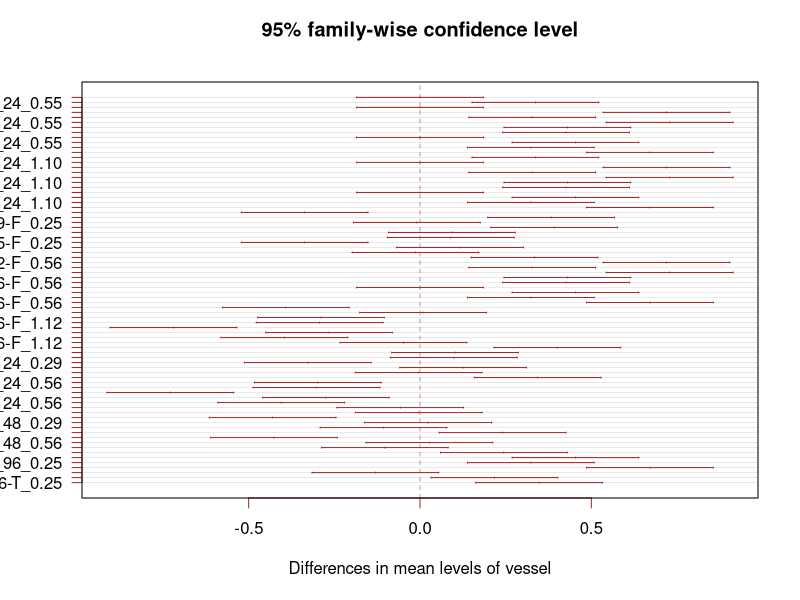
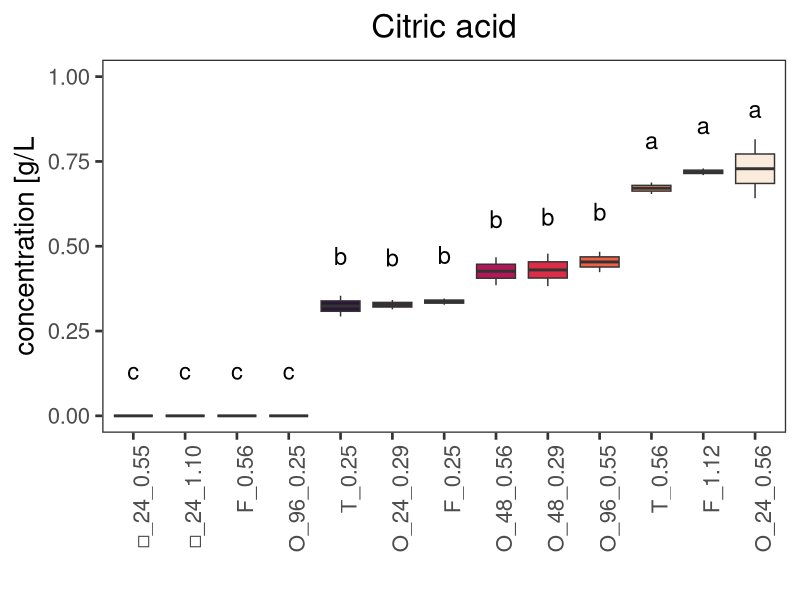
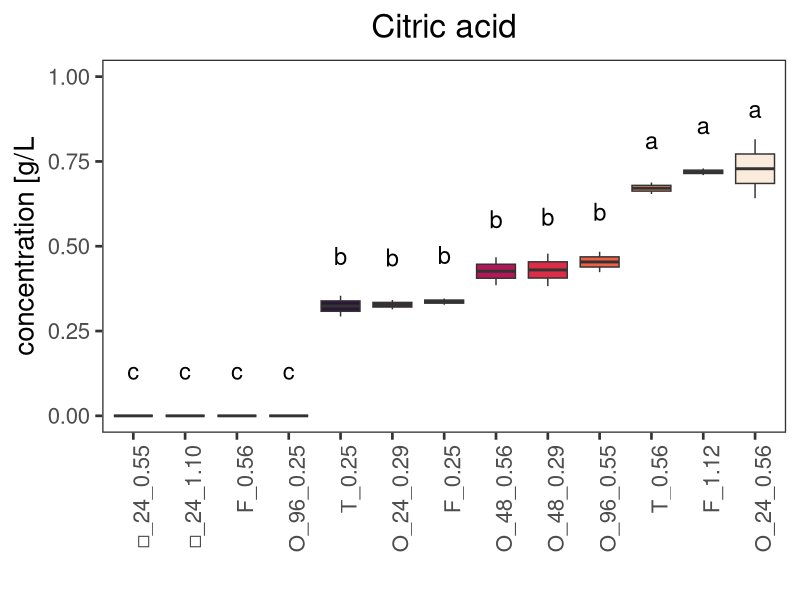

Source code (R) for these figures, in order:
# library

library('viridis')
library('ggplot2')
library('multcompView')
library('dplyr')

# Create data
data <- data.frame(
  vessel = c("O_96_0.25",	"O_96_0.25",	"O_96_0.55",	"O_96_0.55",	"O_48_0.29",	"O_48_0.29",	"O_48_0.56",	"O_48_0.56",	"O_24_0.29",	"O_24_0.29",	"O_24_0.56",	"O_24_0.56",	"□_24_0.55",	"□_24_0.55",	"□_24_1.10",	"□_24_1.10",	"T_0.25",	"T_0.25",	"T_0.56",	"T_0.56",	"F_0.25",	"F_0.25",	"F_0.56",	"F_0.56",	"F_1.12",	"F_1.12"),
  ca = c(0,	0,	0.483701310469734,	0.423706103924822,	0.382216810392963,	0.478019480612761,	0.467558482716349,	0.385083110688221,	0.313957921474518,	0.341196710470746,	0.641677255576111,	0.815339537191298,	0,	0,	0,	0,	0.354158505852974,	0.292907081875059,	0.687941592751435,	0.653987280214229,	0.345904679430385,	0.327601771898057,	0,	0,	0.729234115804932,	0.709534451562692))

# What is the effect of the treatment on the value ?
anova <- aov(ca ~ vessel, data = data)
summary(anova)

# Tukey test to study each pair of treatment :
tukey <- TukeyHSD(x = anova, 'vessel', conf.level = 0.95)
print(tukey)

# Tuckey test representation :
plot(tukey , las = 1, col = "brown")

# compact letter display
cld <- multcompLetters4(anova, tukey)
print(cld)

# table with factors and 3rd quantile
Tk <- group_by(data, vessel) %>%
  summarise(mean=mean(ca), quant = quantile(ca, probs = 0.75)) %>%
  arrange(desc(mean))

# extracting the compact letter display and adding to the Tk table
cld <- as.data.frame.list(cld$vessel)
Tk$cld <- cld$Letters

print(Tk)

# Create a vector named "new_order" containing the desired order
new_order <- with(data, reorder(vessel, ca, median, na.rm = TRUE))

# boxplot

ggplot(data, aes(x = new_order, ca)) + 
  geom_boxplot(aes(fill = factor(..middle..)), show.legend = FALSE) +
  labs(x = "", y = "concentration [g/L") +
  ylim(0,1) +
  ggtitle('Citric acid') +
  theme_bw(base_size = 20) + 
  theme(panel.grid.major = element_blank(), panel.grid.minor = element_blank(),
        axis.text.x = element_text(angle = 90, hjust = 1),
        plot.title = element_text(hjust = 0.5)) +  # Rotate x-axis labels
  geom_text(data = Tk, aes(x = vessel, y = quant, label = cld), size = 6, vjust = -2, hjust = 0.5) +
  scale_fill_viridis_d(option='rocket')


# saving the final figure
ggsave("boxplot_ca.png", width = 7, height = 7, dpi = 1000)
